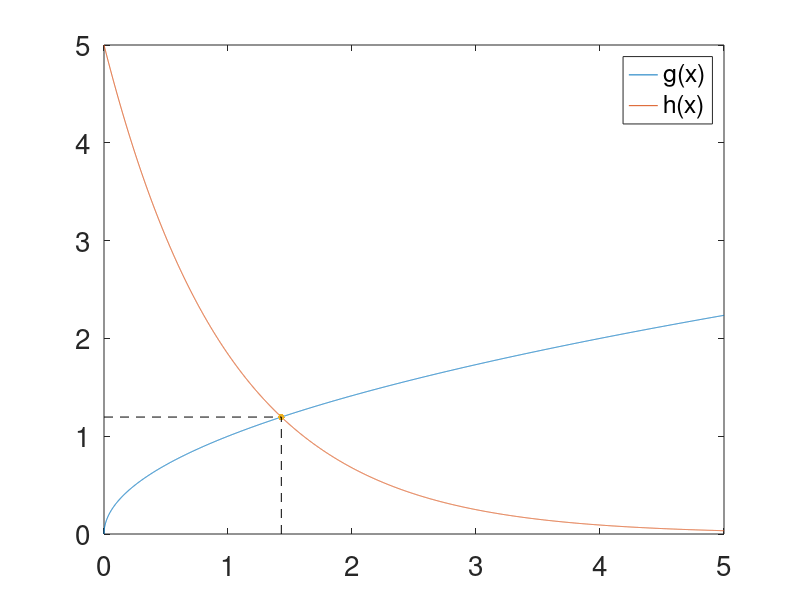

MATLAB code for this plot:
clc;
clear all;
close all;

%Atividade 1: Localizar a raíz da equação f(x) = sqrt(x) - 5 * exp(-x)


g = @(x) sqrt(x);
h = @(x) 5 * exp(-x);

x = 0:0.001:5;

gg = g(x);
hh = h(x);

err = abs(gg - hh);
[root i] = min(err);

printf('Valor aproximado da raíz da Equação: %2.2f', x(i));

set(0, "defaultaxesfontsize", 20)
plot(x, gg);
hold on
plot(x, hh);
hold on
plot(x(i), g(x(i)), 'markersize', 15);
hold on
plot([x(i) x(i)], [0 g(x(i))], 'linestyle', '--', 'color', 'k');
plot([0 x(i)], [g(x(i)) g(x(i))], 'linestyle', '--', 'color', 'k');
legend({'g(x)', 'h(x)'})




